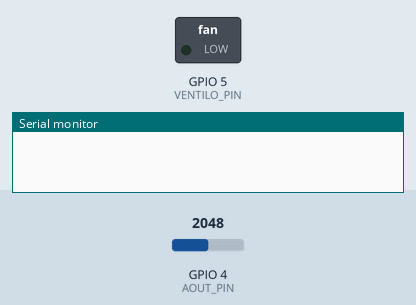
Simulated run of this sketch. Board: ESP32. Parts: switched loads named in the sketch (green lamp = pin HIGH), the last lines printed to the serial monitor. The test bench sets the inputs (shaded band); at power-on: GPIO 4 (AOUT_PIN) = 2048.

Above: at 0.1 s.
At 1.1 s:
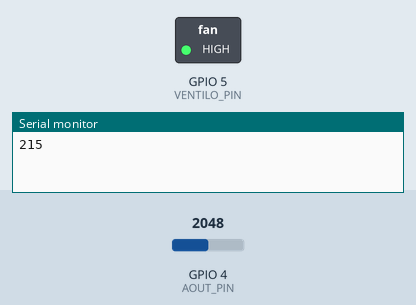
Timing chart, 0 to 2.6 s (numbered marks = the images above):
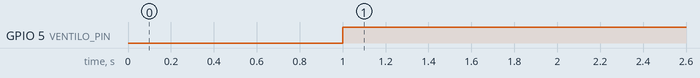

The sketch:

ventilo_seul.ino
```cpp
#include <Wire.h>
#include <Adafruit_Sensor.h>


#define SEALEVELPRESSURE_HPA (1013.25)
#define AOUT_PIN 4 // ESP32 pin GPIO36 (ADC0) that connects to AOUT pin of soil moisture sensor


unsigned long delayTime = 3000;
bool status;
int min_h = 7130;
int max_h = 4770;

int humidity = 0;
int m = 0;

const int VENTILO_PIN = 5; // Exemple de pin reliée au relais du ventilo
int threshold_humidity = 30;           // Seuil d'humidité pour activer le ventilo

void setup() {
  Serial.begin(115200);
  analogSetAttenuation(ADC_11db); // set the ADC attenuation to 11 dB (up to ~3.3V input)


  pinMode(VENTILO_PIN, OUTPUT);
  digitalWrite(VENTILO_PIN, LOW);  // Ventilo éteint au départ
}

void loop() {
  delay(1000);

  m = analogRead(AOUT_PIN);
  humidity = map(m, min_h, max_h, 0, 100); // Remplace par ta fonction de lecture réelle
  Serial.println(humidity);
  if (humidity >= threshold_humidity) {
    digitalWrite(VENTILO_PIN, HIGH);  // Allume le ventilo
  }
  else {
    digitalWrite(VENTILO_PIN, LOW);   // Éteint le ventilo
  }

}
```

Measured:
- by itself, GPIO 5 (VENTILO_PIN): LOW → HIGH at 1.0 s
